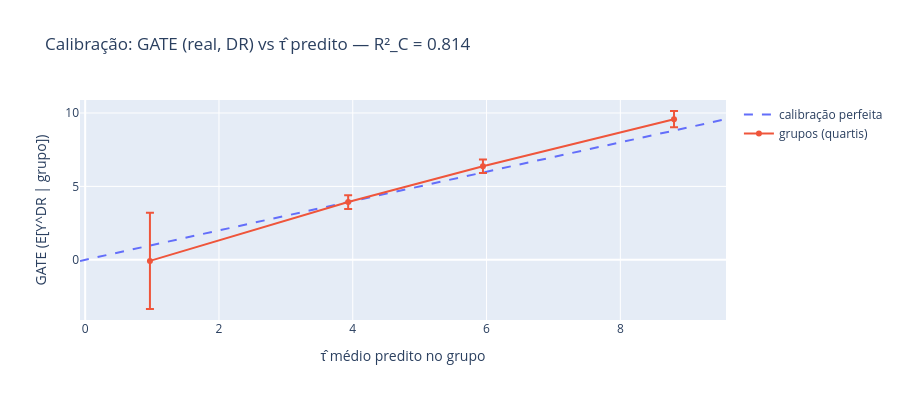

The cell this chart's notebook holds for it:
### Code cell
# A mesma leitura, em Plotly: pontos perto da reta y=x = bem calibrado
df_cal = res.cal.plot_data_dict[tmt]

fig = go.Figure()
lim = [df_cal[["gate", "g_cate"]].min().min(), df_cal[["gate", "g_cate"]].max().max()]
fig.add_scatter(x=lim, y=lim, mode="lines", name="calibração perfeita", line=dict(dash="dash"))
fig.add_scatter(
    x=df_cal["g_cate"], y=df_cal["gate"], mode="markers+lines", name="grupos (quartis)",
    error_y=dict(type="data", array=1.96 * df_cal["se_gate"]),
    text=[f"grupo {i}" for i in df_cal["ind"]],
)
fig.update_layout(
    height=400, title=f"Calibração: GATE (real, DR) vs τ̂ predito — R²_C = {res.cal.cal_r_squared[0]:.3f}",
    xaxis_title="τ̂ médio predito no grupo", yaxis_title="GATE (E[Y^DR | grupo])",
)
fig.show()

### Figure 1 — Plotly figure (JSON) as saved in the notebook; plotly's stock layout.template omitted (floating-point values rounded to 4 significant figures)
{"data": [{"line": {"dash": "dash"}, "mode": "lines", "name": "calibração perfeita", "type": "scatter", "x": [-0.07721, 9.579], "y": [-0.07721, 9.579]}, {"error_y": {"array": [3.277, 0.4673, 0.4665, 0.556], "type": "data"}, "mode": "markers+lines", "name": "grupos (quartis)", "text": ["grupo 0", "grupo 1", "grupo 2", "grupo 3"], "type": "scatter", "x": [0.9682, 3.931, 5.946, 8.802], "y": [-0.07721, 3.93, 6.369, 9.579]}], "layout": {"height": 400, "title": {"text": "Calibração: GATE (real, DR) vs τ̂ predito — R²_C = 0.814"}, "xaxis": {"title": {"text": "τ̂ médio predito no grupo"}}, "yaxis": {"title": {"text": "GATE (E[Y^DR | grupo])"}}}}
